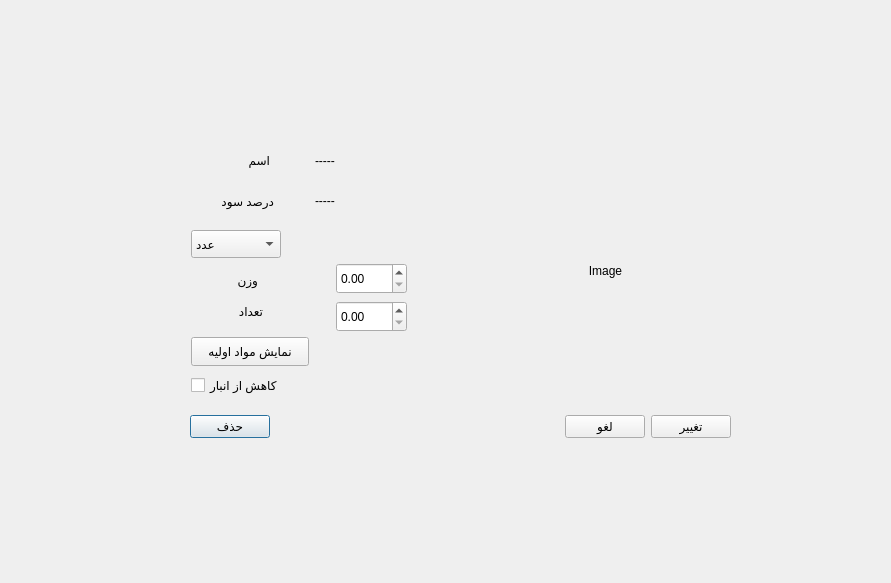
<?xml version="1.0" encoding="UTF-8"?>
<ui version="4.0">
 <class>dailyCakeCardSetting</class>
 <widget class="QDialog" name="dailyCakeCardSetting">
  <property name="geometry">
   <rect>
    <x>0</x>
    <y>0</y>
    <width>891</width>
    <height>583</height>
   </rect>
  </property>
  <property name="windowTitle">
   <string>Dialog</string>
  </property>
  <widget class="QLabel" name="label_2">
   <property name="geometry">
    <rect>
     <x>230</x>
     <y>150</y>
     <width>40</width>
     <height>20</height>
    </rect>
   </property>
   <property name="text">
    <string>اسم</string>
   </property>
  </widget>
  <widget class="QLabel" name="label">
   <property name="geometry">
    <rect>
     <x>191</x>
     <y>191</y>
     <width>83</width>
     <height>20</height>
    </rect>
   </property>
   <property name="text">
    <string>درصد سود</string>
   </property>
  </widget>
  <widget class="QLabel" name="Image">
   <property name="geometry">
    <rect>
     <x>450</x>
     <y>150</y>
     <width>311</width>
     <height>241</height>
    </rect>
   </property>
   <property name="text">
    <string>Image</string>
   </property>
   <property name="alignment">
    <set>Qt::AlignmentFlag::AlignCenter</set>
   </property>
  </widget>
  <widget class="QLabel" name="label_5">
   <property name="geometry">
    <rect>
     <x>210</x>
     <y>270</y>
     <width>48</width>
     <height>20</height>
    </rect>
   </property>
   <property name="text">
    <string>وزن</string>
   </property>
  </widget>
  <widget class="QComboBox" name="comboBoxUnit">
   <property name="geometry">
    <rect>
     <x>191</x>
     <y>230</y>
     <width>90</width>
     <height>28</height>
    </rect>
   </property>
   <item>
    <property name="text">
     <string>عدد</string>
    </property>
   </item>
   <item>
    <property name="text">
     <string>کیلوگرم</string>
    </property>
   </item>
  </widget>
  <widget class="QLabel" name="label_6">
   <property name="geometry">
    <rect>
     <x>191</x>
     <y>301</y>
     <width>72</width>
     <height>20</height>
    </rect>
   </property>
   <property name="text">
    <string>تعداد</string>
   </property>
  </widget>
  <widget class="QDoubleSpinBox" name="doubleSpinBoxWeight">
   <property name="geometry">
    <rect>
     <x>336</x>
     <y>263</y>
     <width>71</width>
     <height>31</height>
    </rect>
   </property>
  </widget>
  <widget class="QDoubleSpinBox" name="doubleSpinBoxQuantity">
   <property name="geometry">
    <rect>
     <x>336</x>
     <y>301</y>
     <width>71</width>
     <height>31</height>
    </rect>
   </property>
  </widget>
  <widget class="QLabel" name="name">
   <property name="geometry">
    <rect>
     <x>315</x>
     <y>151</y>
     <width>101</width>
     <height>20</height>
    </rect>
   </property>
   <property name="text">
    <string>-----</string>
   </property>
  </widget>
  <widget class="QLabel" name="PricePercent">
   <property name="geometry">
    <rect>
     <x>315</x>
     <y>191</y>
     <width>91</width>
     <height>20</height>
    </rect>
   </property>
   <property name="text">
    <string>-----</string>
   </property>
  </widget>
  <widget class="QWidget" name="layoutWidget">
   <property name="geometry">
    <rect>
     <x>190</x>
     <y>410</y>
     <width>541</width>
     <height>33</height>
    </rect>
   </property>
   <layout class="QHBoxLayout" name="horizontalLayout_3">
    <item>
     <widget class="QPushButton" name="deleteBtn">
      <property name="text">
       <string>حذف</string>
      </property>
     </widget>
    </item>
    <item>
     <spacer name="horizontalSpacer">
      <property name="orientation">
       <enum>Qt::Orientation::Horizontal</enum>
      </property>
      <property name="sizeHint" stdset="0">
       <size>
        <width>40</width>
        <height>20</height>
       </size>
      </property>
     </spacer>
    </item>
    <item>
     <layout class="QHBoxLayout" name="horizontalLayout">
      <item>
       <widget class="QPushButton" name="pushButton_2">
        <property name="text">
         <string>لغو</string>
        </property>
       </widget>
      </item>
      <item>
       <widget class="QPushButton" name="pushButton">
        <property name="text">
         <string>تغییر</string>
        </property>
       </widget>
      </item>
     </layout>
    </item>
   </layout>
  </widget>
  <widget class="QCheckBox" name="reduceInventoryCheckBox">
   <property name="geometry">
    <rect>
     <x>191</x>
     <y>373</y>
     <width>138</width>
     <height>25</height>
    </rect>
   </property>
   <property name="text">
    <string>کاهش از انبار</string>
   </property>
  </widget>
  <widget class="QPushButton" name="showIngerBtn">
   <property name="geometry">
    <rect>
     <x>191</x>
     <y>337</y>
     <width>118</width>
     <height>29</height>
    </rect>
   </property>
   <property name="text">
    <string>نمایش مواد اولیه</string>
   </property>
  </widget>
 </widget>
 <resources/>
 <connections/>
</ui>
